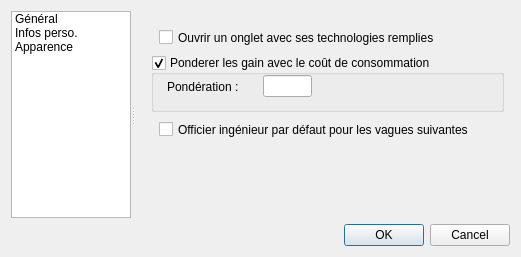
<ui version="4.0" >
 <class>DialogPrefs</class>
 <widget class="QDialog" name="DialogPrefs" >
  <property name="geometry" >
   <rect>
    <x>0</x>
    <y>0</y>
    <width>521</width>
    <height>257</height>
   </rect>
  </property>
  <property name="windowTitle" >
   <string>Préférences</string>
  </property>
  <layout class="QGridLayout" >
   <item row="0" column="0" >
    <layout class="QVBoxLayout" >
     <item>
      <widget class="QSplitter" name="splitter" >
       <property name="orientation" >
        <enum>Qt::Horizontal</enum>
       </property>
       <widget class="QListWidget" name="listWidgetMenu" >
        <property name="maximumSize" >
         <size>
          <width>120</width>
          <height>16777215</height>
         </size>
        </property>
        <property name="font" >
         <font>
          <pointsize>9</pointsize>
          <weight>50</weight>
          <bold>false</bold>
          <strikeout>false</strikeout>
          <kerning>true</kerning>
         </font>
        </property>
        <item>
         <property name="text" >
          <string>Général</string>
         </property>
        </item>
        <item>
         <property name="text" >
          <string>Infos perso.</string>
         </property>
        </item>
        <item>
         <property name="text" >
          <string>Apparence</string>
         </property>
        </item>
       </widget>
       <widget class="QStackedWidget" name="stackedWidget" >
        <property name="minimumSize" >
         <size>
          <width>16</width>
          <height>16</height>
         </size>
        </property>
        <property name="currentIndex" >
         <number>0</number>
        </property>
        <widget class="QWidget" name="page" >
         <widget class="QCheckBox" name="checkBoxAuto" >
          <property name="geometry" >
           <rect>
            <x>24</x>
            <y>16</y>
            <width>345</width>
            <height>21</height>
           </rect>
          </property>
          <property name="focusPolicy" >
           <enum>Qt::NoFocus</enum>
          </property>
          <property name="text" >
           <string>Ouvrir un onglet avec ses technologies remplies</string>
          </property>
         </widget>
         <widget class="QGroupBox" name="groupBoxPond" >
          <property name="geometry" >
           <rect>
            <x>16</x>
            <y>44</y>
            <width>353</width>
            <height>57</height>
           </rect>
          </property>
          <property name="focusPolicy" >
           <enum>Qt::NoFocus</enum>
          </property>
          <property name="title" >
           <string>Ponderer les gain avec le coût de consommation</string>
          </property>
          <property name="checkable" >
           <bool>true</bool>
          </property>
          <widget class="QLabel" name="label" >
           <property name="geometry" >
            <rect>
             <x>16</x>
             <y>24</y>
             <width>81</width>
             <height>16</height>
            </rect>
           </property>
           <property name="text" >
            <string>Pondération :</string>
           </property>
          </widget>
          <widget class="QLineEdit" name="lineEditPm" >
           <property name="geometry" >
            <rect>
             <x>112</x>
             <y>20</y>
             <width>49</width>
             <height>22</height>
            </rect>
           </property>
           <property name="focusPolicy" >
            <enum>Qt::NoFocus</enum>
           </property>
          </widget>
         </widget>
         <widget class="QCheckBox" name="checkBoxEngeener" >
          <property name="geometry" >
           <rect>
            <x>24</x>
            <y>108</y>
            <width>345</width>
            <height>21</height>
           </rect>
          </property>
          <property name="focusPolicy" >
           <enum>Qt::NoFocus</enum>
          </property>
          <property name="text" >
           <string>Officier ingénieur par défaut pour les vagues suivantes</string>
          </property>
         </widget>
        </widget>
        <widget class="QWidget" name="page_2" >
         <widget class="QLabel" name="label_6" >
          <property name="geometry" >
           <rect>
            <x>168</x>
            <y>16</y>
            <width>93</width>
            <height>16</height>
           </rect>
          </property>
          <property name="text" >
           <string>T. Combustion</string>
          </property>
         </widget>
         <widget class="QLineEdit" name="lineEditC" >
          <property name="geometry" >
           <rect>
            <x>264</x>
            <y>12</y>
            <width>29</width>
            <height>22</height>
           </rect>
          </property>
         </widget>
         <widget class="QLabel" name="label_7" >
          <property name="geometry" >
           <rect>
            <x>168</x>
            <y>44</y>
            <width>93</width>
            <height>16</height>
           </rect>
          </property>
          <property name="text" >
           <string>T. Impulsion</string>
          </property>
         </widget>
         <widget class="QLabel" name="label_8" >
          <property name="geometry" >
           <rect>
            <x>168</x>
            <y>72</y>
            <width>93</width>
            <height>16</height>
           </rect>
          </property>
          <property name="text" >
           <string>T. Hyperespace</string>
          </property>
         </widget>
         <widget class="QLineEdit" name="lineEditI" >
          <property name="geometry" >
           <rect>
            <x>264</x>
            <y>40</y>
            <width>29</width>
            <height>22</height>
           </rect>
          </property>
         </widget>
         <widget class="QLineEdit" name="lineEditH" >
          <property name="geometry" >
           <rect>
            <x>264</x>
            <y>68</y>
            <width>29</width>
            <height>22</height>
           </rect>
          </property>
         </widget>
         <widget class="Line" name="line" >
          <property name="geometry" >
           <rect>
            <x>8</x>
            <y>92</y>
            <width>309</width>
            <height>16</height>
           </rect>
          </property>
          <property name="orientation" >
           <enum>Qt::Horizontal</enum>
          </property>
         </widget>
         <widget class="QLineEdit" name="lineEditP1" >
          <property name="geometry" >
           <rect>
            <x>40</x>
            <y>120</y>
            <width>65</width>
            <height>22</height>
           </rect>
          </property>
         </widget>
         <widget class="QLineEdit" name="lineEditP4" >
          <property name="geometry" >
           <rect>
            <x>40</x>
            <y>148</y>
            <width>65</width>
            <height>22</height>
           </rect>
          </property>
         </widget>
         <widget class="QLineEdit" name="lineEditP7" >
          <property name="geometry" >
           <rect>
            <x>40</x>
            <y>176</y>
            <width>65</width>
            <height>22</height>
           </rect>
          </property>
         </widget>
         <widget class="QLineEdit" name="lineEditP2" >
          <property name="geometry" >
           <rect>
            <x>144</x>
            <y>120</y>
            <width>65</width>
            <height>22</height>
           </rect>
          </property>
         </widget>
         <widget class="QLineEdit" name="lineEditP5" >
          <property name="geometry" >
           <rect>
            <x>144</x>
            <y>148</y>
            <width>65</width>
            <height>22</height>
           </rect>
          </property>
         </widget>
         <widget class="QLineEdit" name="lineEditP8" >
          <property name="geometry" >
           <rect>
            <x>144</x>
            <y>176</y>
            <width>65</width>
            <height>22</height>
           </rect>
          </property>
         </widget>
         <widget class="QLineEdit" name="lineEditP6" >
          <property name="geometry" >
           <rect>
            <x>248</x>
            <y>148</y>
            <width>65</width>
            <height>22</height>
           </rect>
          </property>
         </widget>
         <widget class="QLineEdit" name="lineEditP9" >
          <property name="geometry" >
           <rect>
            <x>248</x>
            <y>176</y>
            <width>65</width>
            <height>22</height>
           </rect>
          </property>
         </widget>
         <widget class="QLineEdit" name="lineEditP3" >
          <property name="geometry" >
           <rect>
            <x>248</x>
            <y>120</y>
            <width>65</width>
            <height>22</height>
           </rect>
          </property>
         </widget>
         <widget class="QLabel" name="label_9" >
          <property name="geometry" >
           <rect>
            <x>16</x>
            <y>124</y>
            <width>20</width>
            <height>16</height>
           </rect>
          </property>
          <property name="text" >
           <string>P1</string>
          </property>
         </widget>
         <widget class="QLabel" name="label_10" >
          <property name="geometry" >
           <rect>
            <x>16</x>
            <y>152</y>
            <width>20</width>
            <height>16</height>
           </rect>
          </property>
          <property name="text" >
           <string>P4</string>
          </property>
         </widget>
         <widget class="QLabel" name="label_11" >
          <property name="geometry" >
           <rect>
            <x>16</x>
            <y>180</y>
            <width>20</width>
            <height>16</height>
           </rect>
          </property>
          <property name="text" >
           <string>P7</string>
          </property>
         </widget>
         <widget class="QLabel" name="label_12" >
          <property name="geometry" >
           <rect>
            <x>120</x>
            <y>152</y>
            <width>20</width>
            <height>16</height>
           </rect>
          </property>
          <property name="text" >
           <string>P5</string>
          </property>
         </widget>
         <widget class="QLabel" name="label_13" >
          <property name="geometry" >
           <rect>
            <x>120</x>
            <y>124</y>
            <width>20</width>
            <height>16</height>
           </rect>
          </property>
          <property name="text" >
           <string>P2</string>
          </property>
         </widget>
         <widget class="QLabel" name="label_14" >
          <property name="geometry" >
           <rect>
            <x>120</x>
            <y>180</y>
            <width>20</width>
            <height>16</height>
           </rect>
          </property>
          <property name="text" >
           <string>P8</string>
          </property>
         </widget>
         <widget class="QLabel" name="label_15" >
          <property name="geometry" >
           <rect>
            <x>224</x>
            <y>180</y>
            <width>20</width>
            <height>16</height>
           </rect>
          </property>
          <property name="text" >
           <string>P9</string>
          </property>
         </widget>
         <widget class="QLabel" name="label_16" >
          <property name="geometry" >
           <rect>
            <x>224</x>
            <y>152</y>
            <width>20</width>
            <height>16</height>
           </rect>
          </property>
          <property name="text" >
           <string>P6</string>
          </property>
         </widget>
         <widget class="QLabel" name="label_17" >
          <property name="geometry" >
           <rect>
            <x>224</x>
            <y>124</y>
            <width>20</width>
            <height>16</height>
           </rect>
          </property>
          <property name="text" >
           <string>P3</string>
          </property>
         </widget>
         <widget class="QLabel" name="label_18" >
          <property name="geometry" >
           <rect>
            <x>124</x>
            <y>100</y>
            <width>89</width>
            <height>16</height>
           </rect>
          </property>
          <property name="text" >
           <string>Positions</string>
          </property>
          <property name="alignment" >
           <set>Qt::AlignCenter</set>
          </property>
         </widget>
         <widget class="QLabel" name="label_19" >
          <property name="geometry" >
           <rect>
            <x>24</x>
            <y>16</y>
            <width>93</width>
            <height>16</height>
           </rect>
          </property>
          <property name="text" >
           <string>T. Arme</string>
          </property>
         </widget>
         <widget class="QLabel" name="label_20" >
          <property name="geometry" >
           <rect>
            <x>24</x>
            <y>44</y>
            <width>93</width>
            <height>16</height>
           </rect>
          </property>
          <property name="text" >
           <string>T. Bouclier</string>
          </property>
         </widget>
         <widget class="QLabel" name="label_21" >
          <property name="geometry" >
           <rect>
            <x>24</x>
            <y>72</y>
            <width>93</width>
            <height>16</height>
           </rect>
          </property>
          <property name="text" >
           <string>T. Protection</string>
          </property>
         </widget>
         <widget class="QLineEdit" name="lineEditB" >
          <property name="geometry" >
           <rect>
            <x>120</x>
            <y>40</y>
            <width>29</width>
            <height>22</height>
           </rect>
          </property>
         </widget>
         <widget class="QLineEdit" name="lineEditA" >
          <property name="geometry" >
           <rect>
            <x>120</x>
            <y>12</y>
            <width>29</width>
            <height>22</height>
           </rect>
          </property>
         </widget>
         <widget class="QLineEdit" name="lineEditP" >
          <property name="geometry" >
           <rect>
            <x>120</x>
            <y>68</y>
            <width>29</width>
            <height>22</height>
           </rect>
          </property>
         </widget>
        </widget>
        <widget class="QWidget" name="page_3" >
         <widget class="QComboBox" name="comboBoxStyle" >
          <property name="geometry" >
           <rect>
            <x>205</x>
            <y>24</y>
            <width>129</width>
            <height>22</height>
           </rect>
          </property>
         </widget>
         <widget class="QCheckBox" name="checkBoxForceStyle" >
          <property name="geometry" >
           <rect>
            <x>25</x>
            <y>24</y>
            <width>173</width>
            <height>21</height>
           </rect>
          </property>
          <property name="focusPolicy" >
           <enum>Qt::NoFocus</enum>
          </property>
          <property name="text" >
           <string>Forcer un style Qt</string>
          </property>
         </widget>
         <widget class="QLabel" name="label_5" >
          <property name="geometry" >
           <rect>
            <x>25</x>
            <y>60</y>
            <width>169</width>
            <height>16</height>
           </rect>
          </property>
          <property name="text" >
           <string>Utiliser la feuille de style :</string>
          </property>
         </widget>
         <widget class="QComboBox" name="comboBoxCss" >
          <property name="geometry" >
           <rect>
            <x>204</x>
            <y>56</y>
            <width>129</width>
            <height>22</height>
           </rect>
          </property>
         </widget>
        </widget>
       </widget>
      </widget>
     </item>
     <item>
      <widget class="QDialogButtonBox" name="buttonBox" >
       <property name="orientation" >
        <enum>Qt::Horizontal</enum>
       </property>
       <property name="standardButtons" >
        <set>QDialogButtonBox::Cancel|QDialogButtonBox::NoButton|QDialogButtonBox::Ok</set>
       </property>
      </widget>
     </item>
    </layout>
   </item>
  </layout>
 </widget>
 <tabstops>
  <tabstop>lineEditA</tabstop>
  <tabstop>lineEditB</tabstop>
  <tabstop>lineEditP</tabstop>
  <tabstop>lineEditC</tabstop>
  <tabstop>lineEditI</tabstop>
  <tabstop>lineEditH</tabstop>
  <tabstop>lineEditP1</tabstop>
  <tabstop>lineEditP2</tabstop>
  <tabstop>lineEditP3</tabstop>
  <tabstop>lineEditP4</tabstop>
  <tabstop>lineEditP5</tabstop>
  <tabstop>lineEditP6</tabstop>
  <tabstop>lineEditP7</tabstop>
  <tabstop>lineEditP8</tabstop>
  <tabstop>lineEditP9</tabstop>
  <tabstop>comboBoxStyle</tabstop>
  <tabstop>comboBoxCss</tabstop>
  <tabstop>buttonBox</tabstop>
  <tabstop>listWidgetMenu</tabstop>
 </tabstops>
 <resources/>
 <connections>
  <connection>
   <sender>buttonBox</sender>
   <signal>accepted()</signal>
   <receiver>DialogPrefs</receiver>
   <slot>accept()</slot>
   <hints>
    <hint type="sourcelabel" >
     <x>248</x>
     <y>254</y>
    </hint>
    <hint type="destinationlabel" >
     <x>157</x>
     <y>274</y>
    </hint>
   </hints>
  </connection>
  <connection>
   <sender>buttonBox</sender>
   <signal>rejected()</signal>
   <receiver>DialogPrefs</receiver>
   <slot>reject()</slot>
   <hints>
    <hint type="sourcelabel" >
     <x>316</x>
     <y>260</y>
    </hint>
    <hint type="destinationlabel" >
     <x>286</x>
     <y>274</y>
    </hint>
   </hints>
  </connection>
 </connections>
</ui>
